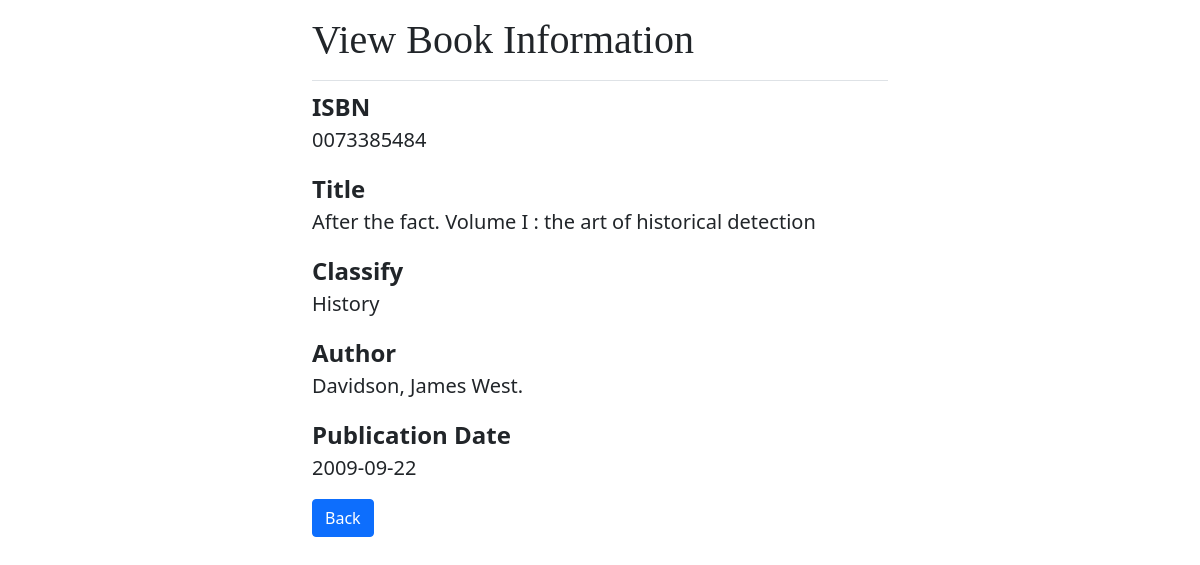
Page /Inventory/view.php?id=2 on the committed database.
### tables this page shows
CREATE TABLE `inventory` (
  `id` int(11) NOT NULL,
  `isbn` varchar(20) NOT NULL,
  `title` varchar(100) NOT NULL,
  `classify` varchar(20) NOT NULL,
  `author` varchar(30) NOT NULL,
  `publication_date` date NOT NULL
);

### Inventory/view.php (the view, shortened to what this page needs)
<?php
include_once('../Database/config.php');
$id = $_GET['id'];
$sql = "SELECT * FROM inventory WHERE id = $id";
$result = $mysqli->query($sql);
$book = $result->fetch_assoc();
?>
<!DOCTYPE html>
<html lang="en">
<head>
    <link href="https://cdn.jsdelivr.net/npm/bootstrap@5.0.0-beta3/dist/css/bootstrap.min.css" rel="stylesheet">
    <link rel="stylesheet" href="../assets/css/font.css">
</head>
<body>
    <div class="wrapper">
        <div class="container-fluid">
            <div class="row">
                <div class="col-md-12">
                    <h1 class="border-bottom mt-3 mb-2 pb-3">View Book Information</h1>
                    <div class="form-group">
                        <label for="isbn" class="fw-bold fs-4">ISBN</label>
                        <p class="fs-5"><?php echo $book['isbn']; ?> </p>
                    </div>
                    <div class="form-group">
                        <label for="title" class="fw-bold fs-4">Title</label>
                        <p class="fs-5"><?php echo $book['title']; ?> </p>
                    </div>
                    <div class="form-group">
                        <label for="classify" class="fw-bold fs-4">Classify</label>
                        <p class="fs-5"><?php echo $book['classify']; ?> </p>
                    </div>
                    <div class="form-group">
                        <label for="author" class="fw-bold fs-4">Author</label>
                        <p class="fs-5"><?php echo $book['author']; ?> </p>
                    </div>
                    <div class="form-group">
                        <label for="publication_date" class="fw-bold fs-4">Publication Date</label>
                        <p class="fs-5"><?php echo $book['publication_date']; ?> </p>
                    </div>
                    <a class="btn btn-primary" href="inventory.php">Back</a>
                </div>
            </div>
        </div>
    </div>
</body>
</html>

### Inventory/view.php (style rules this page uses)
.wrapper { width: 600px; margin: 0 auto; }

### rows in the picture
inventory: isbn "0073385484", title "After the fact. Volume I : the art of historical detection", classify "History", author "Davidson, James West.", publication_date "2009-09-22"
